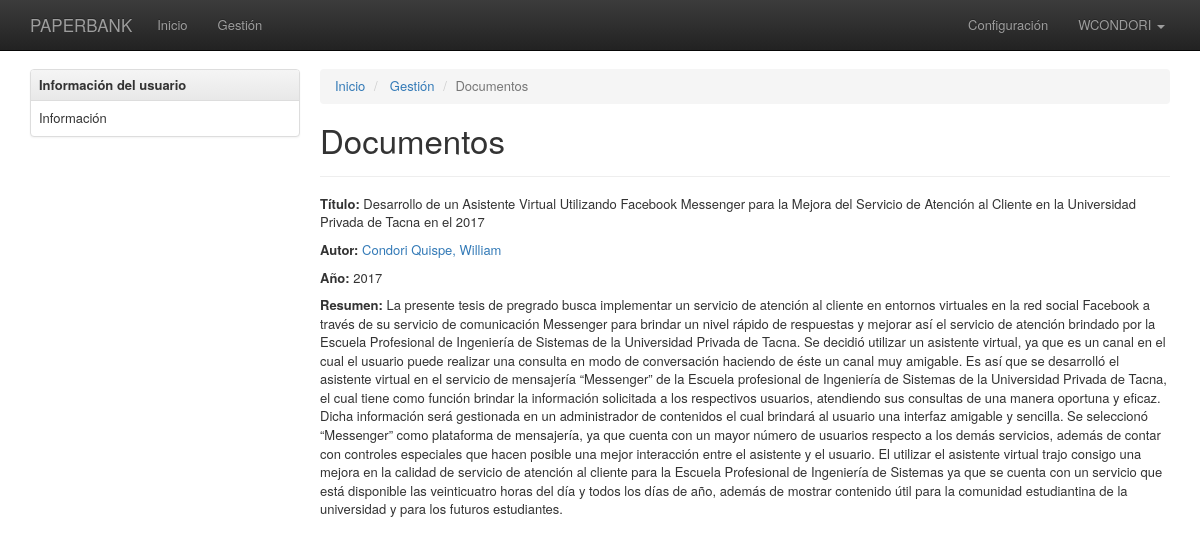
Screenshot of /document/1/ with the database file from the repository.
### repositorio/models.py (models this page shows, shortened)
class Documento(models.Model):
    titulo = models.CharField(max_length=300)
    anio = models.IntegerField()
    resumen = models.TextField()
    url = models.FileField()
    autor = models.ForeignKey(Autor, on_delete=models.CASCADE)

class Autor(models.Model):
    nombre = models.CharField(max_length=100)
    apellido = models.CharField(max_length=100)
    email = models.CharField(max_length=100)
    dina = models.CharField(max_length=300)
    web = models.CharField(max_length=300)
    def __str__(self):
        return self.apellido + ', ' + self.nombre
    class Meta:
        ordering = ['apellido']

### repositorio/controllers/document_controller.py (the view)
# urls.py: path('document/<int:pk>/', DocumentDetailView.as_view(), name='document-detail'),
class DocumentDetailView(DetailView):
    model = Documento
    template_name = 'document/detail.html'

### repositorio/templates/document/detail.html (shortened to what this page needs)
{% extends "layout.html" %}
{% block content %}
<section>
    <ol class="breadcrumb">
        <li>
            <a href="{% url 'dashboard' %}">Inicio</a>
        </li>
        <li>
            <a href="{% url 'manage' %}">Gestión</a>
        </li>
        <li class="active">Documentos</li>
    </ol>
    <h1>Documentos</h1>
    <hr>
    <p>
        <b>Título: </b>
        <span>{{ documento.titulo }}</span>
    </p>
    <p>
        <strong>Autor: </strong>
        <a href="{% url 'author-detail' documento.autor.pk %}">{{ documento.autor }}</a>
    </p>
    <p>
        <strong>Año: </strong>
        <span>{{ documento.anio }}</span>
    </p>
    <p>
        <strong>Resumen: </strong>
        <span>{{ documento.resumen }}</span>
    </p>
{% endblock %}

### rows the page displays
Documento: titulo "Desarrollo de un Asistente Virtual Utilizando Facebook Messenger para la Mejora del Servicio de Atención al Cliente en la Universidad Privada de Tacna en el 2017", autor "Condori Quispe, William", anio "2017", resumen "La presente tesis de pregrado busca implementar un servicio de atención al cliente en entornos virtuales en la red social Facebook a través de su servicio de comunicación Messenger para brindar un nivel rápido de respuestas y mejorar así el servicio de atención brindado por la Escuela Profesional de Ingeniería de Sistemas de la Universidad Privada de Tacna. Se decidió utilizar un asistente virtual, ya que es un canal en el cual el usuario puede realizar una consulta en modo de conversación haciendo de éste un canal muy amigable. Es así que se desarrolló el asistente virtual en el servicio de mensajería “Messenger” de la Escuela profesional de Ingeniería de Sistemas de la Universidad Privada…"
